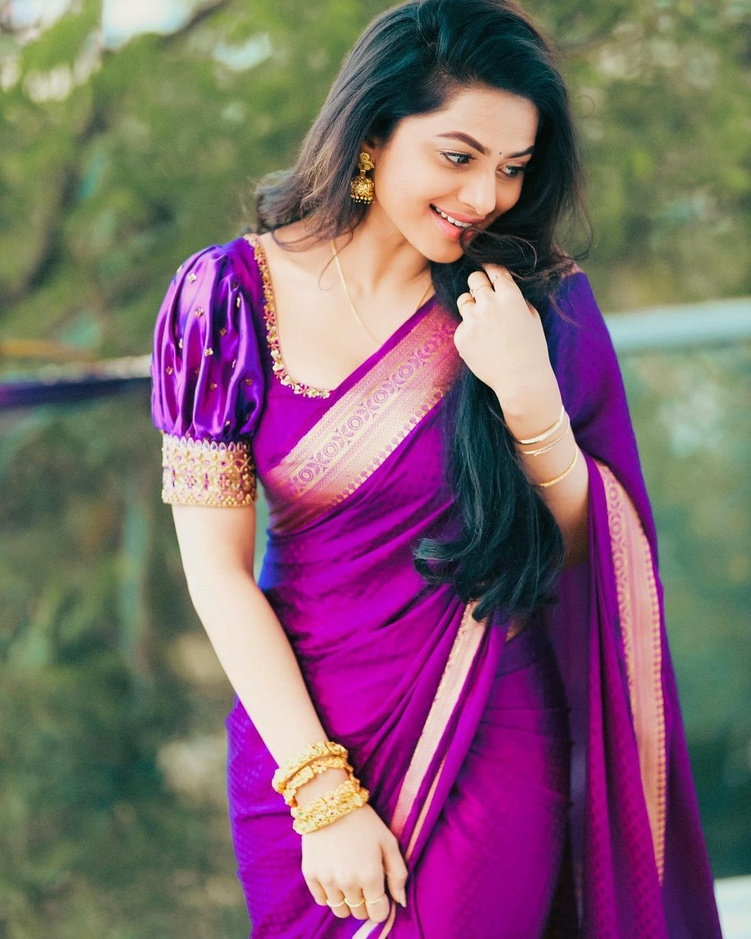
#> input picture Convert Image Black & White/12.jpg, 751 x 939 px, shrunk from 1080 x 1350 before the run
$ python 'Convert Image Black & White.py'
#> lines starting #> are read from the running program, lines starting #| are printed output that depends on the picture
from PIL import Image

k=Image.open('12.jpg')
#> k is the input picture: PIL image 751x939 RGB; mean R, G, B 127.9, 100.4, 110.9
b=k.convert('L')
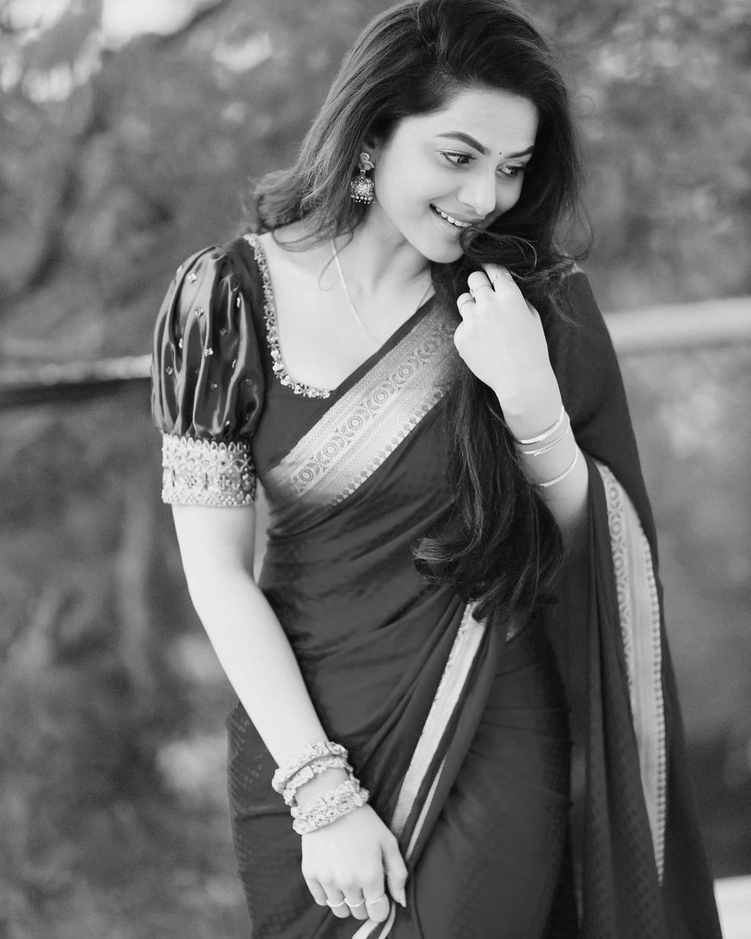
#> b: PIL image 751x939 L; min 2, max 251, mean 109.8
b.save('black.jpg')
k.show()
b.show()
